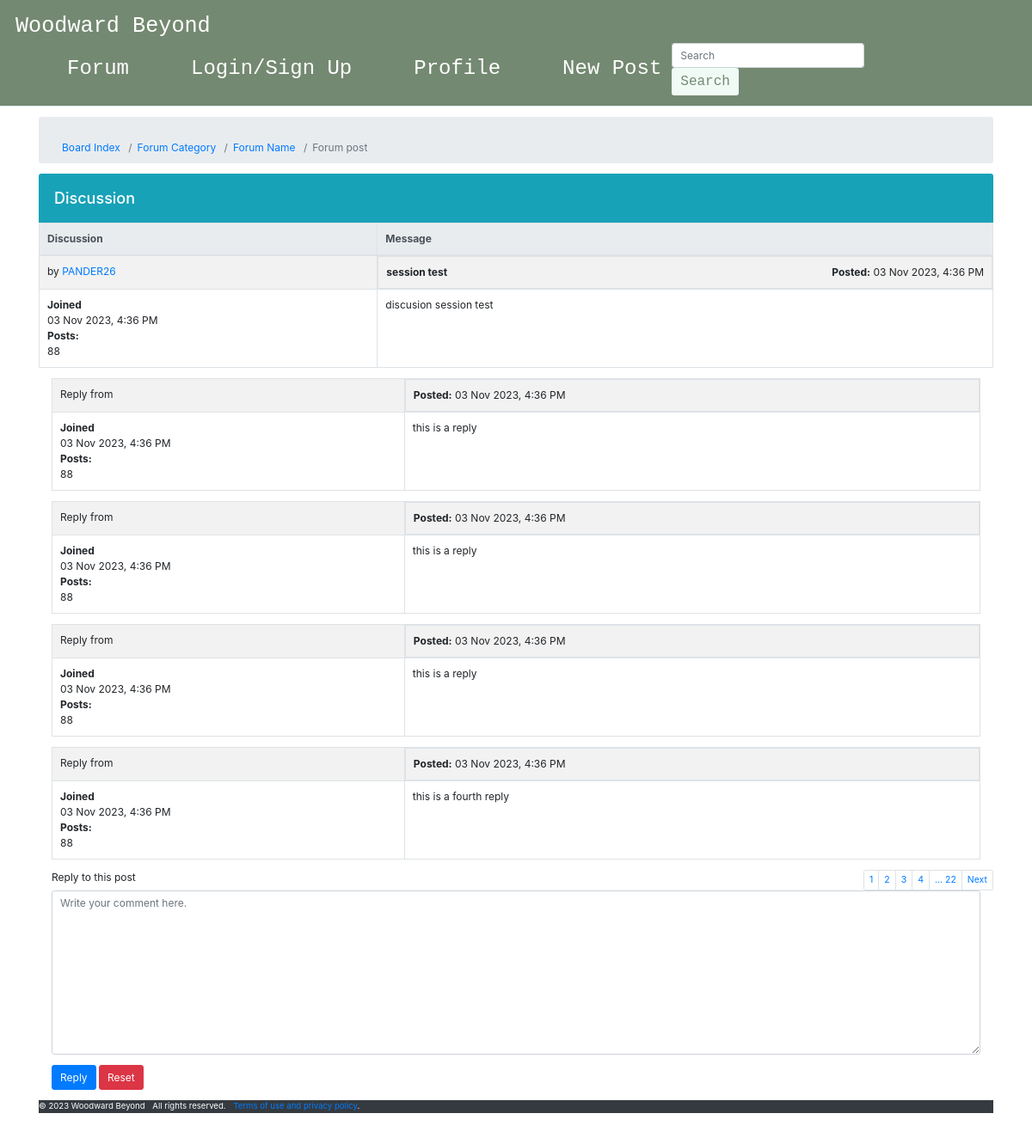
Screenshot of /view-post/6 with the database file from the repository.
### tables this page shows
CREATE TABLE posts (
            id INTEGER PRIMARY KEY AUTOINCREMENT,
            title TEXT NOT NULL,
            content TEXT NOT NULL
        , category, author_id);

CREATE TABLE users (id int, username text, password text, date TEXT);

CREATE TABLE replies (
            id INTEGER PRIMARY KEY AUTOINCREMENT,
            author_id INTEGER,
            content TEXT NOT NULL,
            timestamp DATETIME DEFAULT CURRENT_TIMESTAMP, post_id,
            FOREIGN KEY (author_id) REFERENCES users(id)
        );

### app.py (the view)
@app.route('/view-post/<int:id>')
def view_post(id):
    post = get_post(id)
    replies = get_replies_for_post(id)
    return render_template('view-post.html', post=post, replies=replies)

### app.py (called while the page is built)
def get_db_connection():
    conn = sqlite3.connect('database/wb.db')
    conn.row_factory = sqlite3.Row
    return conn

def get_post(id):
    conn = get_db_connection()
    cursor = conn.cursor()
    cursor.execute('''
        SELECT posts.id, posts.title, posts.content, posts.category, posts.author_id, users.username
        FROM posts
        JOIN users ON posts.author_id = users.id
        WHERE posts.id = ?
    ''', (id,))
    post = cursor.fetchone()
    conn.close()
    return post

def get_replies_for_post(id):
    conn = get_db_connection()
    cursor = conn.cursor()
    cursor.execute('''
        SELECT replies.content, replies.author_id, replies.timestamp
        FROM replies
        WHERE post_id = ?
    ''', (id,))
    replies = cursor.fetchall()
    conn.close()
    return replies

### templates/view-post.html (shortened to what this page needs)
<!DOCTYPE html>
<html lang="en">
<head>
    <link rel="stylesheet" href="https://stackpath.bootstrapcdn.com/bootstrap/4.3.1/css/bootstrap.min.css">
</head>
<body>
    {% include 'header.html'%}
    <div class="container my-3">
    <nav class="breadcrumb">
        <div class="container mt-4">
        <a href="index.html" class="breadcrumb-item">Board Index</a>
        <a href="overview-forum-category.html" class="breadcrumb-item">Forum Category</a>
        <a href="overview-topics.html" class="breadcrumb-item">Forum Name</a>
        <span class="breadcrumb-item active">Forum post</span>
        </div>
    </nav>
    <div class="row">
        <div class="col-12">
    <h2 class="h4 text-white bg-info mb-0 p-4 rounded-top">{{ post['category'] }}</h2>
    <table class ="table table-striped table-bordered table-responsive-lg">
        <thead class="thead-light">
            <tr>
                <th scope="col">{{ post['category'] }}</th>
                <th scope="col">Message</th>
            </tr>
        </thead>
        <tbody>
            <tr>
                <td class="author-col">
                    <div>by <a href="#0">{{ post['username'] }}</a></div>
                </td>
                <td class="post-col d-lg-flex justify-content-lg-between">
                    <div><span class="font-weight-bold"> {{ post['title'] }} </span> </div>
                    <div> <span class="font-weight-bold">Posted:</span> 03 Nov 2023, 4:36 PM </div>
                </td>
            </tr>
            <tr>
                <td>
                    <div><span class="font-weight-bold"> Joined </span> <br>03 Nov 2023, 4:36 PM  </div>
                    <div> <span class="font-weight-bold">Posts:</span><br> 88</div>
                </td>
                <td>
                    <p>{{ post['content'] }}</p>
                </td>
            </tr>
        </tbody>
    </table>
    {% for reply in replies %}
    <div class="container">
        <table class="table table-striped table-bordered table-responsive-lg">
            <tbody>
                <tr>
                    <td class="author-col">
                        <div>Reply from <a href="#0">{{ reply['username'] }}</a></div>
                    </td>
                    <td class="post-col d-lg-flex justify-content-lg-between">
                        <div><span class="font-weight-bold">Posted:</span> 03 Nov 2023, 4:36 PM</div>
                    </td>
                </tr>
                <tr>
                    <td>
                        <div><span class="font-weight-bold">Joined</span><br>03 Nov 2023, 4:36 PM</div>
                        <div><span class="font-weight-bold">Posts:</span><br>88</div>
                    </td>
                    <td>
                        <p>{{ reply['content'] }}</p>
                    </td>
                </tr>
            </tbody>
        </table>
    </div>
    {% endfor %}
<div class="mb-3 clearfix">
<nav aria-label="Navigate post pages" class="float-lg-right">
    <ul class="pagination pagination-sm mb-lg-0">
        <li class="page-item"><a href="#0" class="page-link">1 <span class="sr-only">(current)</span></a></li>
        <li class="page-item"><a href="#0" class="page-link">2</a></li>
        <li class="page-item"><a href="#0" class="page-link">3</a></li>
        <li class="page-item"><a href="#0" class="page-link">4</a></li>
        <li class="page-item"><a href="#0" class="page-link">&hellip; 22</a></li>
        <li class="page-item"><a href="#0" class="page-link">Next</a></li>
    </ul>
</nav>
<div class="container">
    <form method="post" action="{{ url_for('submit_reply', post_id=post['id']) }}" class="mb-3">
        <div class="form-group">
            <label for="replyContent">Reply to this post</label>
            <textarea class="form-control" id="replyContent" name="replyContent" rows="10" placeholder="Write your comment here."></textarea>
        </div>
        <button type="submit" class="btn btn-primary">Reply</button>
        <button type="reset" class="btn btn-danger">Reset</button>
    </form>
</div>
 <footer class="small bg-dark text-white">
    <ul class="list-inline">
        <li class="list-inline-item">&copy; 2023 Woodward Beyond</li>
        <li class="list-inline-item">All rights reserved.</li>
        <li class="list-inline-item"><a href="#0">Terms of use and privacy policy</a>.</li>
    </ul>
</div>
</body>
</html>

### static/style.css (style rules this page uses)
* { margin: 0; padding: 0; box-sizing: border-box; }
html { font-size: 75%; font-family: 'Roboto', sans-serif; }
li { list-style: none; }
a { text-decoration: none; }

### templates/view-post.html (style rules this page uses)
.author-col { min-width: 12em; }
.post-col { min-width: 20em; }

### rows the page displays
posts: category "Discussion", title "session test", content "discusion session test"
users: username "PANDER26"
replies: content "this is a reply"
replies: content "this is a reply"
replies: content "this is a reply"
replies: content "this is a fourth reply"
